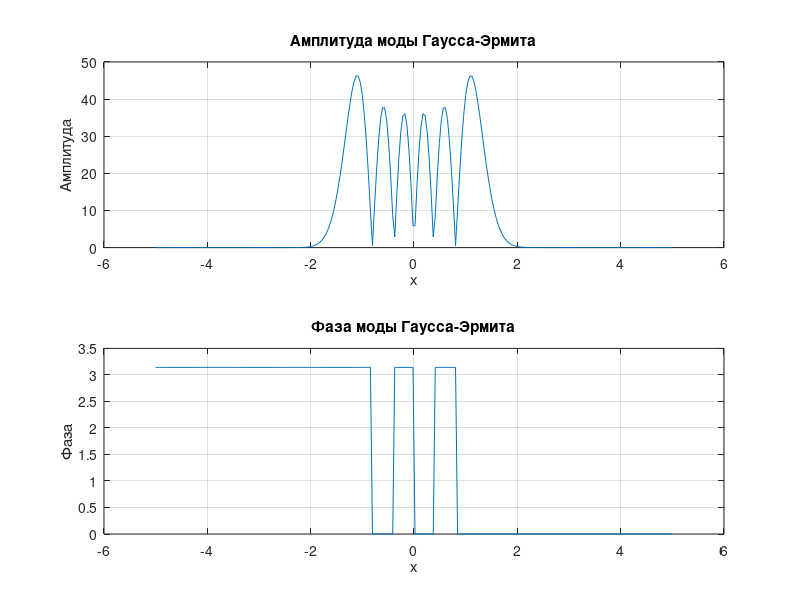
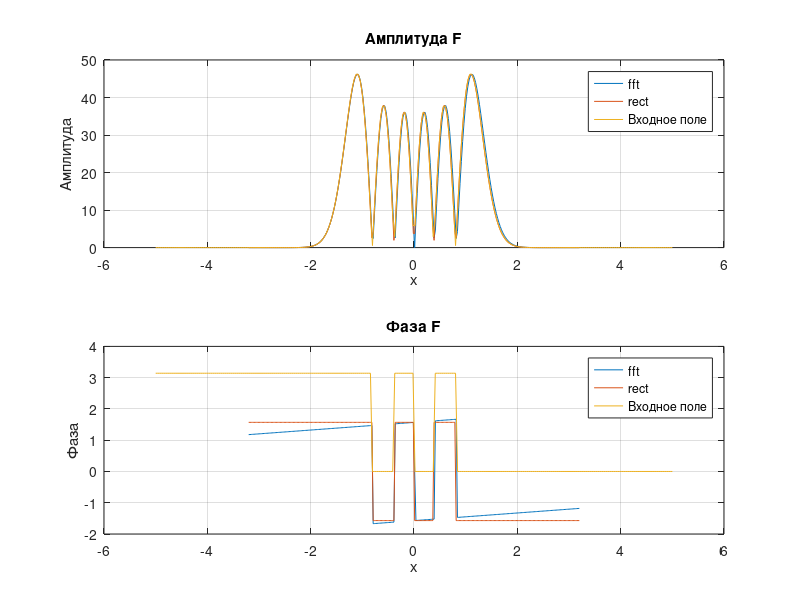

MATLAB code for these plots, in order:

% Параметры
N = 256; % Размерность вектора f
M = 1024; % Размерность после дополнения нулями
a = 5;
hx = 2 * a / N; % Шаг по x
sigma = 1/sqrt(2*pi);
H = @(x) 32*x.^5 - 160*x.^3 +120*x;
input_field = @(x) H(x/sigma) .* exp(-(x/sigma).^2 / 2);

% Шаг 1: Дискретизация входной функции f(x)
x = linspace(-a, a, N);
f = input_field(x);

% Шаг 2: Дополнение вектора f нулями до размерности M
f_padded = [zeros(1, (M-N)/2), f, zeros(1, (M-N)/2)];

% Шаг 3: Разбить вектор f на две половины и поменять их местами
f_swapped = [f_padded((M/2+1):end), f_padded(1:(M/2))];

% Шаг 4: Выполнить БПФ от f и умножить результат на шаг hx
F1 = fft(f_swapped) * hx;

% Шаг 5: Разбить вектор F на две половины и поменять их местами
F1 = [F1((M/2+1):end), F1(1:(M/2))];

% Шаг 6: «Вырезать» центральную часть вектора F, оставив центральные N элементов
F1 = F1((M/2-N/2+1):(M/2+N/2));

% Шаг 7: Пересчитать область задания функции Fa(u) по формуле (7)
b = N^2 / (4 * a * M);
u = linspace(-b, b, N);

% Финитное преобразование Фурье методом прямоугольников
F2 = zeros(size(u));

for k = 1:length(u)
    integrand = f .* exp(-1i * 2 * pi * u(k) * x);
    F2(k) = sum(integrand) * hx;
end

% Построение графика амплитуды
figure;
subplot(2, 1, 1);
plot(x, abs(f));
title('Амплитуда моды Гаусса-Эрмита');
xlabel('x');
ylabel('Амплитуда');
grid on;

% Построение графика фазы
subplot(2, 1, 2);
plot(x, angle(f));
title('Фаза моды Гаусса-Эрмита');
xlabel('x');
ylabel('Фаза');
grid on;

% Построение графика амплитуды
figure;
subplot(2, 1, 1);
plot(u, abs(F1));
hold on;
plot(u, abs(F2));
plot(x, abs(f));
hold off;
title('Амплитуда F');
xlabel('x');
ylabel('Амплитуда');
legend('fft', 'rect', 'Входное поле');
grid on;

% Построение графика фазы
subplot(2, 1, 2);
plot(u, angle(F1));
hold on;
plot(u, angle(F2));
plot(x, angle(f));
hold off;
title('Фаза F');
xlabel('x');
ylabel('Фаза');
legend('fft', 'rect', 'Входное поле');
grid on;
